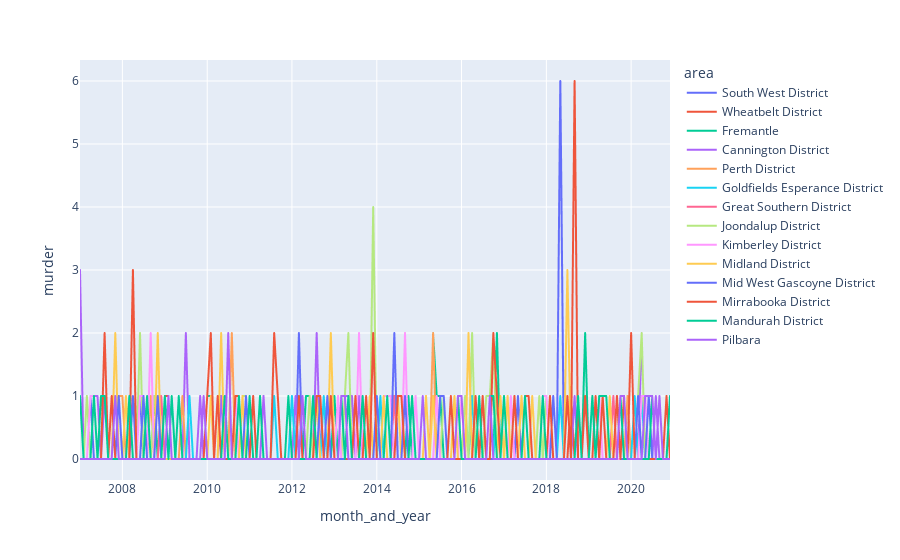

Notebook code cell kept with this figure:
### Markdown cell above
### Murder in all districts from 2007 - 2020

### Code cell
px.line(df, x='month_and_year', y ='murder', color='area')

### Figure 1 — Plotly figure (JSON) as saved in the notebook; plotly's stock layout.template omitted (floating-point values rounded to 4 significant figures; data arrays with more than 128 entries replaced by an {"elided": "..."} marker saying what was removed)
{"data": [{"hovertemplate": "area=South West District<br>month_and_year=%{x}<br>murder=%{y}<extra></extra>", "legendgroup": "South West District", "line": {"color": "#636efa", "dash": "solid"}, "mode": "lines", "name": "South West District", "showlegend": true, "type": "scattergl", "x": {"elided": "168 str values"}, "xaxis": "x", "y": {"elided": "168 int values"}, "yaxis": "y"}, {"hovertemplate": "area=Wheatbelt District<br>month_and_year=%{x}<br>murder=%{y}<extra></extra>", "legendgroup": "Wheatbelt District", "line": {"color": "#EF553B", "dash": "solid"}, "mode": "lines", "name": "Wheatbelt District", "showlegend": true, "type": "scattergl", "x": {"elided": "168 str values"}, "xaxis": "x", "y": {"elided": "168 int values"}, "yaxis": "y"}, {"hovertemplate": "area=Fremantle<br>month_and_year=%{x}<br>murder=%{y}<extra></extra>", "legendgroup": "Fremantle", "line": {"color": "#00cc96", "dash": "solid"}, "mode": "lines", "name": "Fremantle", "showlegend": true, "type": "scattergl", "x": {"elided": "168 str values"}, "xaxis": "x", "y": {"elided": "168 int values"}, "yaxis": "y"}, {"hovertemplate": "area=Cannington District<br>month_and_year=%{x}<br>murder=%{y}<extra></extra>", "legendgroup": "Cannington District", "line": {"color": "#ab63fa", "dash": "solid"}, "mode": "lines", "name": "Cannington District", "showlegend": true, "type": "scattergl", "x": {"elided": "168 str values"}, "xaxis": "x", "y": {"elided": "168 int values"}, "yaxis": "y"}, {"hovertemplate": "area=Perth District<br>month_and_year=%{x}<br>murder=%{y}<extra></extra>", "legendgroup": "Perth District", "line": {"color": "#FFA15A", "dash": "solid"}, "mode": "lines", "name": "Perth District", "showlegend": true, "type": "scattergl", "x": {"elided": "168 str values"}, "xaxis": "x", "y": {"elided": "168 int values"}, "yaxis": "y"}, {"hovertemplate": "area=Goldfields Esperance District<br>month_and_year=%{x}<br>murder=%{y}<extra></extra>", "legendgroup": "Goldfields Esperance District", "line": {"color": "#19d3f3", "dash": "solid"}, "mode": "lines", "name": "Goldfields Esperance District", "showlegend": true, "type": "scattergl", "x": {"elided": "168 str values"}, "xaxis": "x", "y": {"elided": "168 int values"}, "yaxis": "y"}, {"hovertemplate": "area=Great Southern District<br>month_and_year=%{x}<br>murder=%{y}<extra></extra>", "legendgroup": "Great Southern District", "line": {"color": "#FF6692", "dash": "solid"}, "mode": "lines", "name": "Great Southern District", "showlegend": true, "type": "scattergl", "x": {"elided": "168 str values"}, "xaxis": "x", "y": {"elided": "168 int values"}, "yaxis": "y"}, {"hovertemplate": "area=Joondalup District<br>month_and_year=%{x}<br>murder=%{y}<extra></extra>", "legendgroup": "Joondalup District", "line": {"color": "#B6E880", "dash": "solid"}, "mode": "lines", "name": "Joondalup District", "showlegend": true, "type": "scattergl", "x": {"elided": "168 str values"}, "xaxis": "x", "y": {"elided": "168 int values"}, "yaxis": "y"}, {"hovertemplate": "area=Kimberley District<br>month_and_year=%{x}<br>murder=%{y}<extra></extra>", "legendgroup": "Kimberley District", "line": {"color": "#FF97FF", "dash": "solid"}, "mode": "lines", "name": "Kimberley District", "showlegend": true, "type": "scattergl", "x": {"elided": "168 str values"}, "xaxis": "x", "y": {"elided": "168 int values"}, "yaxis": "y"}, {"hovertemplate": "area=Midland District<br>month_and_year=%{x}<br>murder=%{y}<extra></extra>", "legendgroup": "Midland District", "line": {"color": "#FECB52", "dash": "solid"}, "mode": "lines", "name": "Midland District", "showlegend": true, "type": "scattergl", "x": {"elided": "168 str values"}, "xaxis": "x", "y": {"elided": "168 int values"}, "yaxis": "y"}, {"hovertemplate": "area=Mid West Gascoyne District<br>month_and_year=%{x}<br>murder=%{y}<extra></extra>", "legendgroup": "Mid West Gascoyne District", "line": {"color": "#636efa", "dash": "solid"}, "mode": "lines", "name": "Mid West Gascoyne District", "showlegend": true, "type": "scattergl", "x": {"elided": "168 str values"}, "xaxis": "x", "y": {"elided": "168 int values"}, "yaxis": "y"}, {"hovertemplate": "area=Mirrabooka District<br>month_and_year=%{x}<br>murder=%{y}<extra></extra>", "legendgroup": "Mirrabooka District", "line": {"color": "#EF553B", "dash": "solid"}, "mode": "lines", "name": "Mirrabooka District", "showlegend": true, "type": "scattergl", "x": {"elided": "168 str values"}, "xaxis": "x", "y": {"elided": "168 int values"}, "yaxis": "y"}, {"hovertemplate": "area=Mandurah District<br>month_and_year=%{x}<br>murder=%{y}<extra></extra>", "legendgroup": "Mandurah District", "line": {"color": "#00cc96", "dash": "solid"}, "mode": "lines", "name": "Mandurah District", "showlegend": true, "type": "scattergl", "x": {"elided": "168 str values"}, "xaxis": "x", "y": {"elided": "168 int values"}, "yaxis": "y"}, {"hovertemplate": "area=Pilbara<br>month_and_year=%{x}<br>murder=%{y}<extra></extra>", "legendgroup": "Pilbara", "line": {"color": "#ab63fa", "dash": "solid"}, "mode": "lines", "name": "Pilbara", "showlegend": true, "type": "scattergl", "x": {"elided": "168 str values"}, "xaxis": "x", "y": {"elided": "168 int values"}, "yaxis": "y"}], "layout": {"legend": {"title": {"text": "area"}, "tracegroupgap": 0}, "margin": {"t": 60}, "xaxis": {"anchor": "y", "domain": [0, 1], "title": {"text": "month_and_year"}}, "yaxis": {"anchor": "x", "domain": [0, 1], "title": {"text": "murder"}}}}
